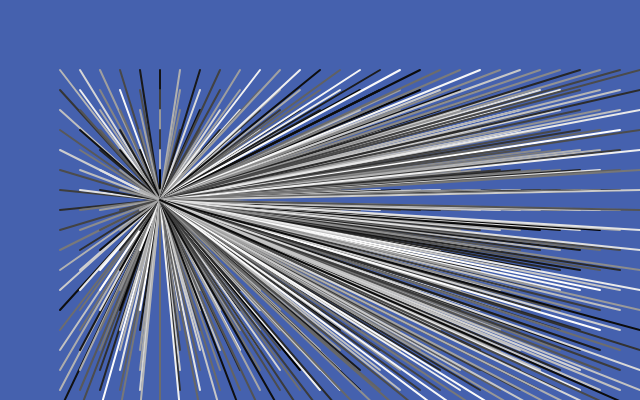
Frame 1 (no input)
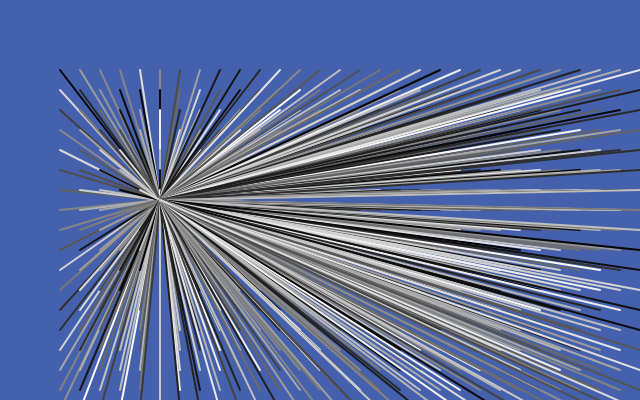
Frame 60 (no input)
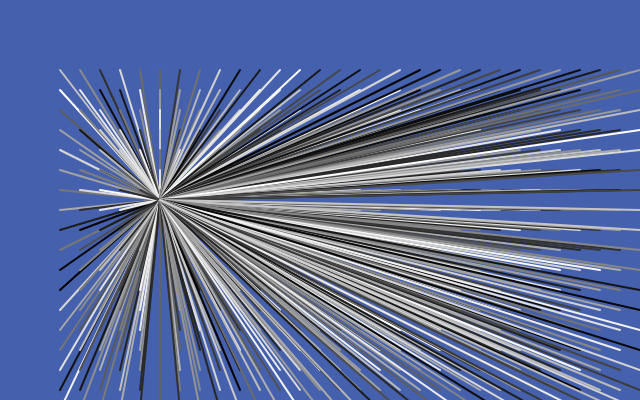
Frame 120 (the mouse pressed at the canvas centre since frame 60)

The p5.js sketch that drew these frames (run headless with seeded random() and noise() and a simulated clock; from frame 60 on, the mouse is pressed at the canvas centre):

// p5.js sketch
// ── sketch.js

function setup () {
  createCanvas(640, 400);
}

function draw () {
  background(69, 97, 174);

  for (var x = 50; x <= width; x += 20) {
    for (var y = 50; y <= height; y += 20) {
      stroke(random(255));
      strokeWeight(2);
      line(x + 10, y + 20, width / 4, height / 2);
    }
  }
}
